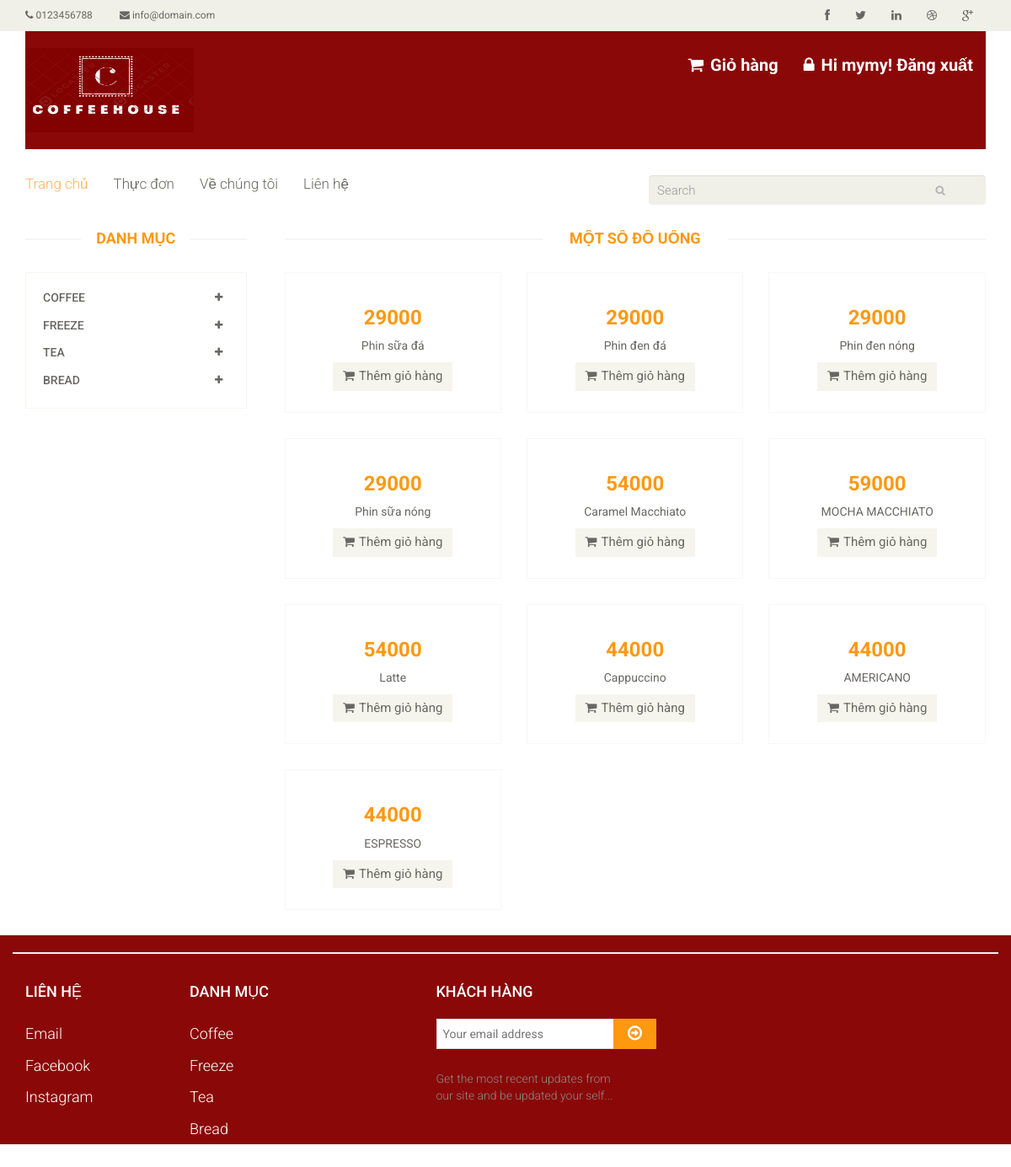
The page /productcat/1 (signed in) on the database its author committed.
### home/models.py (models this page shows)
class Category(models.Model):
    title = models.CharField(max_length=100,default='')
    description = models.TextField(default='')
    active = models.BooleanField(default=True)

class Product(models.Model):
    title = models.CharField(max_length=255,default='')
    description = models.TextField(default='')
    category = models.ForeignKey(Category,on_delete=models.CASCADE)
    product_img = models.CharField(max_length=255,default='')
    price = models.IntegerField(default=0)
    active = models.BooleanField(default=True)

### home/views.py (the view)
# urls.py: path('productcat/<int:id>', productcat, name ='productcat'),
def productcat(request,id):
    categories = Category.objects.all()
    procat = Product.objects.filter(category_id=id)
    return render(request, 'productcat.html', {'procat': procat,'categorys2': categories})

### home/templates/productcat.html (shortened to what this page needs)
{% extends 'base.html' %}
{% load static %}
{% block content %}
    <section>
		<div class="container">
			<div class="row">
				<div class="col-sm-3">
					<div class="left-sidebar">
						<h2>Danh mục</h2>
						<div class="panel-group category-products" id="accordian">
							{% for item in categorys2 %}
                            <div class="panel panel-default">
								<div class="panel-heading">
									<h4 class="panel-title">
										<a data-toggle="collapse" data-parent="#accordian" href="#{{ item.id }}">
											<span class="badge pull-right"><i class="fa fa-plus"></i></span>
											{{ item.title }}
										</a>
									</h4>
								</div>
							</div>
                            {% endfor %}
						</div>
					</div>
				</div>
				<div class="col-sm-9 padding-right">
					<div class="features_items">
						<h2 class="title text-center">Một số đồ uống</h2>
                        {% for item in procat %}
                            <div class="col-sm-4">
							<div class="product-image-wrapper">
								<div class="single-products">
										<div class="productinfo text-center">
											<h2>{{ item.price }}</h2>
											<a href="{% url 'home:detail' item.pk %}">
                                                <p>{{ item.title }}</p>
                                            </a>
											<a class="btn btn-default add-to-cart" ><i class="fa fa-shopping-cart"></i>Thêm giỏ hàng</a>
										</div>
								</div>
							</div>
						</div>
                        {% endfor %}
					</div>
				</div>
			</div>
		</div>
	</section>
{% endblock %}

### home/templates/base.html (shortened to what this page needs)
{% load static %}
<!DOCTYPE html>
<html lang="en">
<head>
    <link href="{% static 'css/bootstrap.min.css' %}" rel="stylesheet">
    <link href="{% static 'css/font-awesome.min.css' %}" rel="stylesheet">
    <link href="{% static 'css/prettyPhoto.css' %}" rel="stylesheet">
    <link href="{% static 'css/price-range.css' %}" rel="stylesheet">
    <link href="{% static 'css/animate.css' %}" rel="stylesheet">
	<link href="{% static 'css/main.css' %}" rel="stylesheet">
	<link href="{% static 'css/responsive.css' %}" rel="stylesheet">
</head>
<body>
{% block header %}
	<header id="header">
		<div class="header_top">
			<div class="container">
				<div class="row">
					<div class="col-sm-6">
						<div class="contactinfo">
							<ul class="nav nav-pills">
								<li><a href="#"><i class="fa fa-phone"></i> 0123456788</a></li>
								<li><a href="#"><i class="fa fa-envelope"></i> info@domain.com</a></li>
							</ul>
						</div>
					</div>
					<div class="col-sm-6">
						<div class="social-icons pull-right">
							<ul class="nav navbar-nav">
								<li><a href="#"><i class="fa fa-facebook"></i></a></li>
								<li><a href="#"><i class="fa fa-twitter"></i></a></li>
								<li><a href="#"><i class="fa fa-linkedin"></i></a></li>
								<li><a href="#"><i class="fa fa-dribbble"></i></a></li>
								<li><a href="#"><i class="fa fa-google-plus"></i></a></li>
							</ul>
						</div>
					</div>
				</div>
			</div>
		</div>
		<div class="header-middle">
			<div class="container">
				<div class="row" style="background-color: #8A0808 !important;" >
					<div class="col-sm-4">
						<div class="logo pull-left">
							<a href="index.html"><img src="{% static 'images/home/logo2.png' %}" width="200" height="100" ></a>
						</div>
					</div>
					<div class="col-sm-8">
						<div class="shop-menu pull-right" >
							<ul class="nav navbar-nav" >
								<li><a href="{% url 'home:cart' %}" style="color: white !important;font-weight: bold;font-size: 20px;background-color: #8A0808 !important;"><i class="fa fa-shopping-cart"></i> Giỏ hàng</a></li>
								{% if user.is_authenticated %}
								<li class="nav-item">
									<a class="nav-link" href="{% url 'home:logout' %}" style="color: white !important;font-weight: bold;font-size: 20px;background-color: #8A0808 !important;"><i class="fa fa-lock"></i>
										{% if user.first_name %}
										Hi {{ user.first_name }}!
										{% else %}
										Hi {{ user.username }}!
										{% endif %}
										Đăng xuất</a>
								</li>
								{% else %}
								<li class="nav-item">
									<a class="nav-link" href="{% url 'home:login' %}">Đăng nhập</a>
								</li>
                				{% endif %}
                                <br>
							</ul>
						</div>
					</div>
				</div>
			</div>
		</div>
		<div class="header-bottom">
			<div class="container">
				<div class="row">
					<div class="col-sm-9">
						<div class="mainmenu pull-left">
							<ul class="nav navbar-nav collapse navbar-collapse">
								<li><a href="{% url 'home:home' %}" class="active">Trang chủ</a></li>
								<li><a href="{% url 'home:product' %}">Thực đơn</a>
                                </li>
								<li ><a href="{% url 'home:about' %}">Về chúng tôi</a>
                                </li>
								<li><a href="{% url 'home:contact' %}">Liên hệ</a></li>
							</ul>
						</div>
					</div>
					<div class="col-sm-3">
						<form action="/s/">
						<div class="search_box pull-right"  >
							<input type="text" class="form-control" name="search" placeholder="Search" style="width:400px;  background-position: 340px;font-size:15px"/>
						</div>
						</form>
					</div>
				</div>
			</div>
		</div>
	</header>
{% endblock %}
{% block content %}
{% endblock %}
{% block footer %}
<footer id="footer"style="background-color: #8A0808 !important;">
		<div class="footer-top">
			<div class="container" >
			</div>
		</div>
		<div class="footer-widget">
			<div class="container" >
				<div class="row" >
					<div class="col-sm-2"  >
						<div class="single-widget" >
							<h2 style="color:white;font-size:18px;">Liên hệ </h2>
							<ul class="nav nav-pills nav-stacked">
								<li ><a href="#" style="color:white;font-size:18px;">Email</a></li>
								<li ><a href="#" style="color:white;font-size:18px;">Facebook</a></li>
								<li ><a href="#" style="color:white;font-size:18px;">Instagram</a></li>
							</ul>
						</div>
					</div>
					<div class="col-sm-2">
						<div class="single-widget">
							<h2 style="color:white;font-size:18px;">Danh mục </h2>
							<ul class="nav nav-pills nav-stacked">
								<li><a href="#" style="color:white;font-size:18px;">Coffee</a></li>
								<li><a href="#" style="color:white;font-size:18px;">Freeze</a></li>
								<li><a href="#" style="color:white;font-size:18px;">Tea</a></li>
								<li><a href="#" style="color:white;font-size:18px;">Bread</a></li>
							</ul>
						</div>
					</div>
					<div class="col-sm-3 col-sm-offset-1">
						<div class="single-widget">
							<h2 style="color:white;font-size:18px;">Khách hàng</h2>
							<form action="#" class="searchform">
								<input type="text" placeholder="Your email address" />
								<button type="submit" class="btn btn-default"><i class="fa fa-arrow-circle-o-right"></i></button>
								<p>Get the most recent updates from <br />our site and be updated your self...</p>
							</form>
						</div>
					</div>
				</div>
			</div>
		</div>
	</footer>
{% endblock %}
</body>
</html>

### rows shown on the page
Category: title "COFFEE"
Category: title "FREEZE"
Category: title "TEA"
Category: title "BREAD"
Product: price "29000", title "Phin sữa đá"
Product: price "29000", title "Phin đen đá"
Product: price "29000", title "Phin đen nóng"
Product: price "29000", title "Phin sữa nóng"
Product: price "54000", title "Caramel Macchiato"
Product: price "59000", title "MOCHA MACCHIATO"
Product: price "54000", title "Latte"
Product: price "44000", title "Cappuccino"
Product: price "44000", title "AMERICANO"
Product: price "44000", title "ESPRESSO"

### other values the page prints
{{ user.username }} "mymy"
